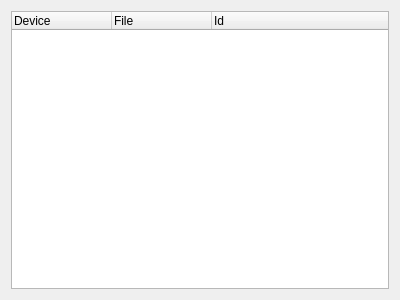
<?xml version="1.0" encoding="UTF-8"?>
<ui version="4.0">
 <class>DeviceSearchWidget</class>
 <widget class="QWidget" name="DeviceSearchWidget">
  <property name="geometry">
   <rect>
    <x>0</x>
    <y>0</y>
    <width>400</width>
    <height>300</height>
   </rect>
  </property>
  <property name="windowTitle">
   <string notr="true"/>
  </property>
  <layout class="QVBoxLayout" name="verticalLayout">
   <property name="spacing">
    <number>0</number>
   </property>
   <item>
    <widget class="QTreeWidget" name="treeWidget">
     <property name="editTriggers">
      <set>QAbstractItemView::NoEditTriggers</set>
     </property>
     <property name="alternatingRowColors">
      <bool>true</bool>
     </property>
     <property name="rootIsDecorated">
      <bool>false</bool>
     </property>
     <attribute name="headerCascadingSectionResizes">
      <bool>false</bool>
     </attribute>
     <attribute name="headerCascadingSectionResizes">
      <bool>false</bool>
     </attribute>
     <column>
      <property name="text">
       <string>Device</string>
      </property>
     </column>
     <column>
      <property name="text">
       <string>File</string>
      </property>
     </column>
     <column>
      <property name="text">
       <string>Id</string>
      </property>
     </column>
    </widget>
   </item>
  </layout>
 </widget>
 <resources/>
 <connections/>
</ui>
